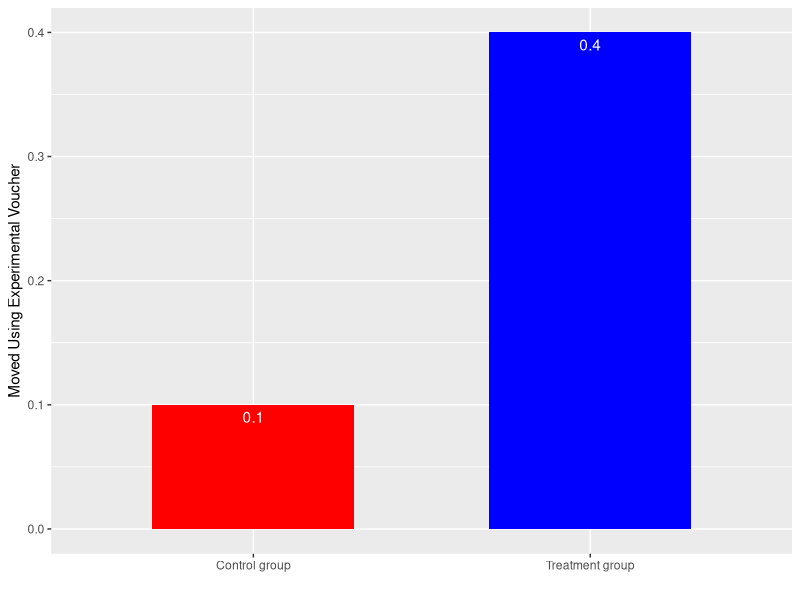

Reproduce this figure in R.
#Gregory Bruich, Ph.D.
#Economics 50
#Harvard University
#Send suggestions and corrections to gbruich@fas.harvard.edu

rm(list=ls()) # removes all objects from the environment
cat('\014') # clears the console

## load packages
if (!require(haven)) install.packages("haven"); library(haven)
if (!require(tidyverse)) install.packages("tidyverse"); library(tidyverse)

#Opportunity Insights style bar graphs
#Example Bar graph with two bars: height 0.1 and 0.4
data_for_graph <- data.frame(c(0.1, .4), 
                             c("Control group", "Treatment group"))  
data_for_graph

# Change name of 1st column of data_for_graph to "Moved"
names(data_for_graph)[1] <- "Moved"

# Change name of 2nd column of data_for_graph to "Group"
names(data_for_graph)[2] <- "Group"

#Look at the data frame we have created
data_for_graph

# Bar graph displaying results
ggplot(data=data_for_graph, aes(x=Group, y=Moved, fill=Group)) +
  geom_bar(stat="identity", show.legend = FALSE, width=.6) +
  scale_fill_manual(values=c("red", "blue")) +
  labs(y = "Moved Using Experimental Voucher", x = "") +
  geom_text(aes(label = sprintf("%0.1f", round(Moved, digits = 1))), vjust = 1.5, colour = "white")

ggsave("fig1_test.png")

